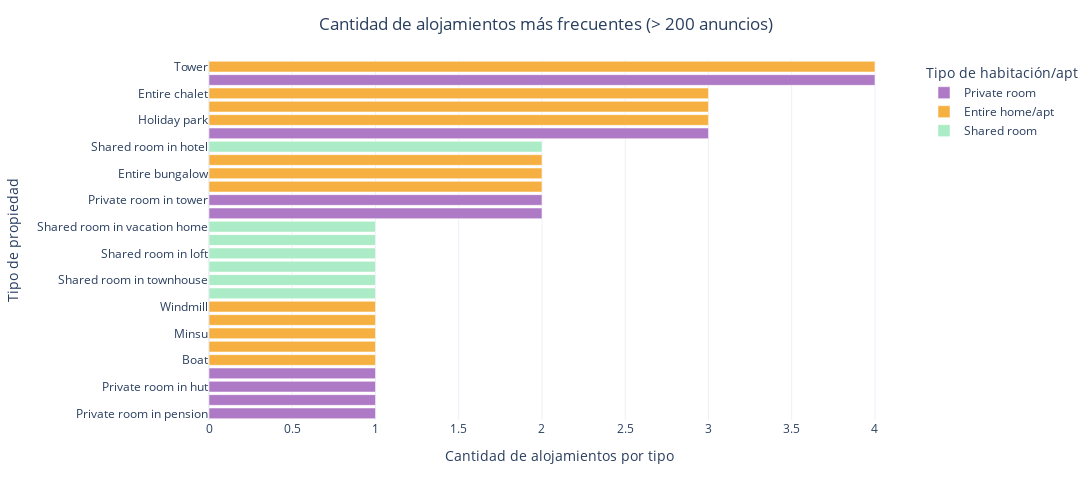

Notebook cell for this chart:
### Code cell
colors = {'Entire home/apt': '#F5B041', 'Private room': '#AF7AC5', 'Hotel room': '#16A085','Shared room':'#ABEBC6'}
fig = px.bar(aloj, y='property_type', x='count', color='room_type',color_discrete_map=colors)  

fig.update_layout(yaxis={'categoryorder':'total ascending'},
    title='Cantidad de alojamientos más frecuentes (> 200 anuncios)', title_x=0.5, 
    xaxis_title='Cantidad de alojamientos por tipo',
    yaxis_title='Tipo de propiedad',
    template='plotly_white',
	width=1500, height=500, legend_title='Tipo de habitación/apt')


fig.show()

### Figure 1 — Plotly figure (JSON) as saved in the notebook; plotly's stock layout.template omitted (floating-point values rounded to 4 significant figures)
{"data": [{"alignmentgroup": "True", "hovertemplate": "room_type=Private room<br>count=%{x}<br>property_type=%{y}<extra></extra>", "legendgroup": "Private room", "marker": {"color": "#AF7AC5", "pattern": {"shape": ""}}, "name": "Private room", "offsetgroup": "Private room", "orientation": "h", "showlegend": true, "textposition": "auto", "type": "bar", "x": [4, 3, 2, 2, 1, 1, 1, 1], "xaxis": "x", "y": ["Private room in cottage", "Private room in farm stay", "Private room in boat", "Private room in tower", "Private room in pension", "Private room in minsu", "Private room in hut", "Private room in bungalow"], "yaxis": "y"}, {"alignmentgroup": "True", "hovertemplate": "room_type=Entire home/apt<br>count=%{x}<br>property_type=%{y}<extra></extra>", "legendgroup": "Entire home/apt", "marker": {"color": "#F5B041", "pattern": {"shape": ""}}, "name": "Entire home/apt", "offsetgroup": "Entire home/apt", "orientation": "h", "showlegend": true, "textposition": "auto", "type": "bar", "x": [4, 3, 3, 3, 2, 2, 2, 1, 1, 1, 1, 1], "xaxis": "x", "y": ["Tower", "Holiday park", "Dome", "Entire chalet", "Farm stay", "Entire bungalow", "Cave", "Boat", "Castle", "Minsu", "Entire hostel", "Windmill"], "yaxis": "y"}, {"alignmentgroup": "True", "hovertemplate": "room_type=Shared room<br>count=%{x}<br>property_type=%{y}<extra></extra>", "legendgroup": "Shared room", "marker": {"color": "#ABEBC6", "pattern": {"shape": ""}}, "name": "Shared room", "offsetgroup": "Shared room", "orientation": "h", "showlegend": true, "textposition": "auto", "type": "bar", "x": [2, 1, 1, 1, 1, 1, 1], "xaxis": "x", "y": ["Shared room in hotel", "Shared room in boat", "Shared room in townhouse", "Shared room in tiny home", "Shared room in loft", "Shared room in island", "Shared room in vacation home"], "yaxis": "y"}], "layout": {"barmode": "relative", "height": 500, "legend": {"title": {"text": "Tipo de habitación/apt"}, "tracegroupgap": 0}, "margin": {"t": 60}, "title": {"text": "Cantidad de alojamientos más frecuentes (> 200 anuncios)", "x": 0.5}, "width": 1500, "xaxis": {"anchor": "y", "domain": [0, 1], "title": {"text": "Cantidad de alojamientos por tipo"}}, "yaxis": {"anchor": "x", "categoryorder": "total ascending", "domain": [0, 1], "title": {"text": "Tipo de propiedad"}}}}
